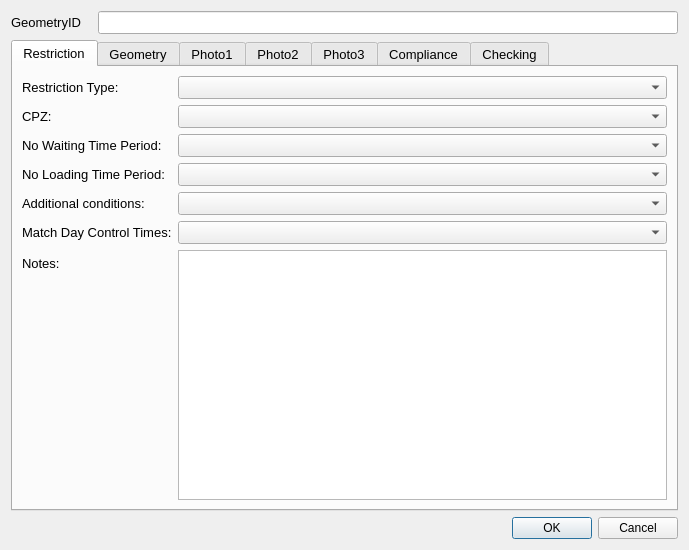
<?xml version="1.0" encoding="UTF-8"?>
<ui version="4.0">
 <class>restrictionDialog</class>
 <widget class="QDialog" name="restrictionDialog">
  <property name="geometry">
   <rect>
    <x>0</x>
    <y>0</y>
    <width>689</width>
    <height>550</height>
   </rect>
  </property>
  <property name="sizePolicy">
   <sizepolicy hsizetype="Fixed" vsizetype="Fixed">
    <horstretch>0</horstretch>
    <verstretch>0</verstretch>
   </sizepolicy>
  </property>
  <property name="minimumSize">
   <size>
    <width>0</width>
    <height>0</height>
   </size>
  </property>
  <property name="maximumSize">
   <size>
    <width>750</width>
    <height>550</height>
   </size>
  </property>
  <property name="font">
   <font>
    <family>Arial</family>
   </font>
  </property>
  <property name="windowTitle">
   <string>Dialog</string>
  </property>
  <property name="sizeGripEnabled">
   <bool>false</bool>
  </property>
  <layout class="QFormLayout" name="formLayout_3">
   <item row="0" column="0">
    <widget class="QLabel" name="label">
     <property name="minimumSize">
      <size>
       <width>81</width>
       <height>16</height>
      </size>
     </property>
     <property name="font">
      <font>
       <pointsize>10</pointsize>
      </font>
     </property>
     <property name="text">
      <string>GeometryID</string>
     </property>
    </widget>
   </item>
   <item row="0" column="1">
    <widget class="QLineEdit" name="GeometryID">
     <property name="font">
      <font>
       <pointsize>10</pointsize>
      </font>
     </property>
     <property name="inputMask">
      <string/>
     </property>
     <property name="readOnly">
      <bool>true</bool>
     </property>
     <property name="placeholderText">
      <string/>
     </property>
    </widget>
   </item>
   <item row="1" column="0" colspan="2">
    <widget class="QTabWidget" name="tabWidget">
     <property name="minimumSize">
      <size>
       <width>0</width>
       <height>0</height>
      </size>
     </property>
     <property name="font">
      <font>
       <pointsize>10</pointsize>
      </font>
     </property>
     <property name="cursor">
      <cursorShape>IBeamCursor</cursorShape>
     </property>
     <property name="mouseTracking">
      <bool>true</bool>
     </property>
     <property name="acceptDrops">
      <bool>true</bool>
     </property>
     <property name="currentIndex">
      <number>0</number>
     </property>
     <widget class="QWidget" name="restrictionTab">
      <property name="focusPolicy">
       <enum>Qt::NoFocus</enum>
      </property>
      <attribute name="title">
       <string>Restriction</string>
      </attribute>
      <layout class="QFormLayout" name="formLayout">
       <property name="fieldGrowthPolicy">
        <enum>QFormLayout::AllNonFixedFieldsGrow</enum>
       </property>
       <item row="0" column="0">
        <widget class="QLabel" name="lbl_RestrictionType">
         <property name="minimumSize">
          <size>
           <width>90</width>
           <height>16</height>
          </size>
         </property>
         <property name="font">
          <font>
           <pointsize>10</pointsize>
          </font>
         </property>
         <property name="text">
          <string>Restriction Type:</string>
         </property>
        </widget>
       </item>
       <item row="0" column="1">
        <widget class="QComboBox" name="RestrictionTypeID">
         <property name="currentIndex">
          <number>-1</number>
         </property>
        </widget>
       </item>
       <item row="1" column="0">
        <widget class="QLabel" name="lbl_CPZ">
         <property name="text">
          <string>CPZ:</string>
         </property>
        </widget>
       </item>
       <item row="1" column="1">
        <widget class="QComboBox" name="CPZ"/>
       </item>
       <item row="3" column="0">
        <widget class="QLabel" name="lbl_TimePeriod">
         <property name="minimumSize">
          <size>
           <width>90</width>
           <height>16</height>
          </size>
         </property>
         <property name="font">
          <font>
           <pointsize>10</pointsize>
          </font>
         </property>
         <property name="text">
          <string>No Waiting Time Period:</string>
         </property>
        </widget>
       </item>
       <item row="3" column="1">
        <widget class="QComboBox" name="NoWaitingTimeID"/>
       </item>
       <item row="4" column="0">
        <widget class="QLabel" name="lbl_MaxStay">
         <property name="minimumSize">
          <size>
           <width>90</width>
           <height>16</height>
          </size>
         </property>
         <property name="font">
          <font>
           <pointsize>10</pointsize>
          </font>
         </property>
         <property name="text">
          <string>No Loading Time Period:</string>
         </property>
        </widget>
       </item>
       <item row="4" column="1">
        <widget class="QComboBox" name="NoLoadingTimeID"/>
       </item>
       <item row="6" column="0">
        <widget class="QLabel" name="lbl_AdditionalConditions">
         <property name="minimumSize">
          <size>
           <width>90</width>
           <height>16</height>
          </size>
         </property>
         <property name="font">
          <font>
           <pointsize>10</pointsize>
          </font>
         </property>
         <property name="text">
          <string>Additional conditions:</string>
         </property>
        </widget>
       </item>
       <item row="6" column="1">
        <widget class="QComboBox" name="AdditionalConditionsID">
         <property name="currentIndex">
          <number>-1</number>
         </property>
        </widget>
       </item>
       <item row="7" column="0">
        <widget class="QLabel" name="label_7">
         <property name="text">
          <string>Match Day Control Times:</string>
         </property>
        </widget>
       </item>
       <item row="7" column="1">
        <widget class="QComboBox" name="MatchDayTimePeriodID"/>
       </item>
       <item row="10" column="0">
        <widget class="QLabel" name="label_2">
         <property name="text">
          <string>Notes:</string>
         </property>
        </widget>
       </item>
       <item row="10" column="1">
        <widget class="QTextEdit" name="Notes"/>
       </item>
      </layout>
     </widget>
     <widget class="QWidget" name="geometryTab">
      <attribute name="title">
       <string>Geometry</string>
      </attribute>
      <layout class="QGridLayout" name="gridLayout_2">
       <item row="2" column="0">
        <widget class="QLabel" name="label_3">
         <property name="text">
          <string>USRN:</string>
         </property>
        </widget>
       </item>
       <item row="1" column="1" colspan="4">
        <widget class="QLineEdit" name="RoadName"/>
       </item>
       <item row="6" column="0">
        <widget class="QLabel" name="label_6">
         <property name="text">
          <string>Last Changed By:</string>
         </property>
        </widget>
       </item>
       <item row="2" column="1" colspan="2">
        <widget class="QLineEdit" name="USRN"/>
       </item>
       <item row="1" column="0">
        <widget class="QLabel" name="lbl_RoadName">
         <property name="minimumSize">
          <size>
           <width>90</width>
           <height>16</height>
          </size>
         </property>
         <property name="font">
          <font>
           <pointsize>10</pointsize>
          </font>
         </property>
         <property name="text">
          <string>Road Name:</string>
         </property>
        </widget>
       </item>
       <item row="0" column="1" colspan="3">
        <widget class="QLineEdit" name="RestrictionLength">
         <property name="font">
          <font>
           <pointsize>10</pointsize>
          </font>
         </property>
         <property name="readOnly">
          <bool>true</bool>
         </property>
        </widget>
       </item>
       <item row="4" column="4">
        <widget class="QLineEdit" name="AzimuthToRoadCentreLine">
         <property name="text">
          <string/>
         </property>
        </widget>
       </item>
       <item row="4" column="3">
        <widget class="QLabel" name="lbl_AzToRoadCL">
         <property name="minimumSize">
          <size>
           <width>90</width>
           <height>16</height>
          </size>
         </property>
         <property name="font">
          <font>
           <pointsize>10</pointsize>
          </font>
         </property>
         <property name="text">
          <string>Direction to Road Centreline:</string>
         </property>
         <property name="wordWrap">
          <bool>true</bool>
         </property>
        </widget>
       </item>
       <item row="3" column="0">
        <widget class="QLabel" name="lbl_GeometryType">
         <property name="minimumSize">
          <size>
           <width>90</width>
           <height>16</height>
          </size>
         </property>
         <property name="font">
          <font>
           <pointsize>10</pointsize>
          </font>
         </property>
         <property name="text">
          <string>Geometry Type</string>
         </property>
        </widget>
       </item>
       <item row="6" column="1" colspan="3">
        <widget class="QLineEdit" name="LastUpdatePerson">
         <property name="readOnly">
          <bool>true</bool>
         </property>
        </widget>
       </item>
       <item row="5" column="0">
        <widget class="QLabel" name="label_4">
         <property name="text">
          <string>Last Update Date:</string>
         </property>
        </widget>
       </item>
       <item row="8" column="0">
        <widget class="QLabel" name="lbl_RoadName_2">
         <property name="minimumSize">
          <size>
           <width>90</width>
           <height>16</height>
          </size>
         </property>
         <property name="font">
          <font>
           <pointsize>10</pointsize>
          </font>
         </property>
         <property name="text">
          <string>RestrictionID</string>
         </property>
        </widget>
       </item>
       <item row="4" column="5">
        <widget class="QToolButton" name="toolButton_2">
         <property name="text">
          <string>...</string>
         </property>
        </widget>
       </item>
       <item row="3" column="1" colspan="4">
        <widget class="QComboBox" name="GeomShapeID">
         <property name="editable">
          <bool>false</bool>
         </property>
         <property name="currentIndex">
          <number>-1</number>
         </property>
        </widget>
       </item>
       <item row="0" column="0">
        <widget class="QLabel" name="label_5">
         <property name="font">
          <font>
           <pointsize>10</pointsize>
          </font>
         </property>
         <property name="text">
          <string>Length (m):</string>
         </property>
        </widget>
       </item>
       <item row="5" column="1" colspan="3">
        <widget class="QDateTimeEdit" name="LastUpdateDateTime">
         <property name="readOnly">
          <bool>true</bool>
         </property>
        </widget>
       </item>
       <item row="8" column="1" colspan="2">
        <widget class="QLineEdit" name="RestrictionID"/>
       </item>
      </layout>
     </widget>
     <widget class="QWidget" name="Photos_Tab_01">
      <attribute name="title">
       <string>Photo1</string>
      </attribute>
      <layout class="QGridLayout" name="gridLayout_5">
       <item row="1" column="0">
        <widget class="QPushButton" name="startCamera1">
         <property name="text">
          <string>open Camera</string>
         </property>
        </widget>
       </item>
       <item row="1" column="1">
        <widget class="QPushButton" name="getPhoto1">
         <property name="text">
          <string>take Photo</string>
         </property>
        </widget>
       </item>
       <item row="0" column="0" colspan="2">
        <widget class="QLabel" name="Photo_Widget_01">
         <property name="sizePolicy">
          <sizepolicy hsizetype="Fixed" vsizetype="Fixed">
           <horstretch>0</horstretch>
           <verstretch>0</verstretch>
          </sizepolicy>
         </property>
         <property name="maximumSize">
          <size>
           <width>640</width>
           <height>480</height>
          </size>
         </property>
         <property name="autoFillBackground">
          <bool>true</bool>
         </property>
         <property name="text">
          <string>Photo not found</string>
         </property>
        </widget>
       </item>
      </layout>
     </widget>
     <widget class="QWidget" name="Photos_Tab_02">
      <attribute name="title">
       <string>Photo2</string>
      </attribute>
      <layout class="QGridLayout" name="gridLayout_3">
       <item row="1" column="0">
        <widget class="QPushButton" name="startCamera2">
         <property name="text">
          <string>open Camera</string>
         </property>
        </widget>
       </item>
       <item row="1" column="1">
        <widget class="QPushButton" name="getPhoto2">
         <property name="text">
          <string>take Photo</string>
         </property>
        </widget>
       </item>
       <item row="0" column="0" colspan="2">
        <widget class="QLabel" name="Photo_Widget_02">
         <property name="sizePolicy">
          <sizepolicy hsizetype="Fixed" vsizetype="Fixed">
           <horstretch>0</horstretch>
           <verstretch>0</verstretch>
          </sizepolicy>
         </property>
         <property name="maximumSize">
          <size>
           <width>640</width>
           <height>480</height>
          </size>
         </property>
         <property name="font">
          <font>
           <family>Sans Serif</family>
          </font>
         </property>
         <property name="autoFillBackground">
          <bool>true</bool>
         </property>
         <property name="text">
          <string>Photo not found</string>
         </property>
        </widget>
       </item>
      </layout>
     </widget>
     <widget class="QWidget" name="Photos_Tab_03">
      <attribute name="title">
       <string>Photo3</string>
      </attribute>
      <layout class="QGridLayout" name="gridLayout_10">
       <item row="0" column="0" colspan="2">
        <widget class="QLabel" name="Photo_Widget_03">
         <property name="sizePolicy">
          <sizepolicy hsizetype="Fixed" vsizetype="Fixed">
           <horstretch>0</horstretch>
           <verstretch>0</verstretch>
          </sizepolicy>
         </property>
         <property name="maximumSize">
          <size>
           <width>640</width>
           <height>480</height>
          </size>
         </property>
         <property name="font">
          <font>
           <family>Sans Serif</family>
          </font>
         </property>
         <property name="autoFillBackground">
          <bool>true</bool>
         </property>
         <property name="text">
          <string>Photo not found</string>
         </property>
        </widget>
       </item>
       <item row="1" column="0">
        <widget class="QPushButton" name="startCamera3">
         <property name="text">
          <string>open Camera</string>
         </property>
        </widget>
       </item>
       <item row="1" column="1">
        <widget class="QPushButton" name="getPhoto3">
         <property name="text">
          <string>take Photo</string>
         </property>
        </widget>
       </item>
      </layout>
     </widget>
     <widget class="QWidget" name="complianceTab">
      <attribute name="title">
       <string>Compliance</string>
      </attribute>
      <layout class="QFormLayout" name="formLayout_2">
       <item row="0" column="0">
        <widget class="QLabel" name="label_8">
         <property name="text">
          <string>Road Markings Condition:</string>
         </property>
        </widget>
       </item>
       <item row="0" column="1">
        <widget class="QComboBox" name="ComplianceRoadMarkingsFaded"/>
       </item>
       <item row="2" column="0">
        <widget class="QLabel" name="label_9">
         <property name="text">
          <string>Restriction-&gt;Sign:</string>
         </property>
        </widget>
       </item>
       <item row="2" column="1">
        <widget class="QComboBox" name="ComplianceRestrictionSignIssue"/>
       </item>
       <item row="3" column="0">
        <widget class="QLabel" name="label_10">
         <property name="text">
          <string>Compliance notes:</string>
         </property>
        </widget>
       </item>
       <item row="3" column="1">
        <widget class="QTextEdit" name="ComplianceNotes"/>
       </item>
       <item row="1" column="0">
        <widget class="QLabel" name="label_11">
         <property name="text">
          <string>Loading Markings Condition:</string>
         </property>
        </widget>
       </item>
       <item row="1" column="1">
        <widget class="QComboBox" name="ComplianceLoadingMarkingsFaded"/>
       </item>
      </layout>
     </widget>
     <widget class="QWidget" name="checkingTab">
      <attribute name="title">
       <string>Checking</string>
      </attribute>
      <layout class="QFormLayout" name="formLayout_6">
       <item row="0" column="0">
        <widget class="QLabel" name="label_20">
         <property name="text">
          <string>Check issue type:</string>
         </property>
        </widget>
       </item>
       <item row="0" column="1">
        <widget class="QComboBox" name="MHTC_CheckIssueTypeID"/>
       </item>
       <item row="1" column="0">
        <widget class="QLabel" name="label_21">
         <property name="text">
          <string>Check issue notes:</string>
         </property>
        </widget>
       </item>
       <item row="1" column="1">
        <widget class="QTextEdit" name="MHTC_CheckNotes"/>
       </item>
       <item row="3" column="0">
        <widget class="QCheckBox" name="FieldCheckCompleted">
         <property name="text">
          <string>Field check completed</string>
         </property>
        </widget>
       </item>
       <item row="2" column="0">
        <spacer name="verticalSpacer_2">
         <property name="orientation">
          <enum>Qt::Vertical</enum>
         </property>
         <property name="sizeHint" stdset="0">
          <size>
           <width>20</width>
           <height>20</height>
          </size>
         </property>
        </spacer>
       </item>
      </layout>
     </widget>
    </widget>
   </item>
   <item row="3" column="1">
    <widget class="QDialogButtonBox" name="button_box">
     <property name="orientation">
      <enum>Qt::Horizontal</enum>
     </property>
     <property name="standardButtons">
      <set>QDialogButtonBox::Cancel|QDialogButtonBox::Ok</set>
     </property>
    </widget>
   </item>
  </layout>
 </widget>
 <resources/>
 <connections>
  <connection>
   <sender>button_box</sender>
   <signal>accepted()</signal>
   <receiver>restrictionDialog</receiver>
   <slot>accept()</slot>
   <hints>
    <hint type="sourcelabel">
     <x>310</x>
     <y>465</y>
    </hint>
    <hint type="destinationlabel">
     <x>249</x>
     <y>239</y>
    </hint>
   </hints>
  </connection>
  <connection>
   <sender>button_box</sender>
   <signal>rejected()</signal>
   <receiver>restrictionDialog</receiver>
   <slot>reject()</slot>
   <hints>
    <hint type="sourcelabel">
     <x>310</x>
     <y>465</y>
    </hint>
    <hint type="destinationlabel">
     <x>249</x>
     <y>239</y>
    </hint>
   </hints>
  </connection>
 </connections>
</ui>
